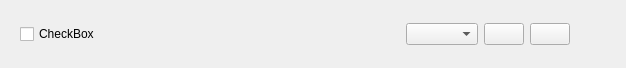
<?xml version="1.0" encoding="UTF-8"?>
<ui version="4.0">
 <class>clamdconfmultioption</class>
 <widget class="QWidget" name="clamdconfmultioption">
  <property name="geometry">
   <rect>
    <x>0</x>
    <y>0</y>
    <width>626</width>
    <height>68</height>
   </rect>
  </property>
  <property name="windowTitle">
   <string>Form</string>
  </property>
  <layout class="QHBoxLayout" name="horizontalLayout">
   <item>
    <widget class="QFrame" name="frame">
     <property name="frameShape">
      <enum>QFrame::NoFrame</enum>
     </property>
     <property name="frameShadow">
      <enum>QFrame::Raised</enum>
     </property>
     <layout class="QHBoxLayout" name="horizontalLayout_2">
      <item>
       <widget class="QCheckBox" name="checkBox">
        <property name="text">
         <string>CheckBox</string>
        </property>
       </widget>
      </item>
      <item>
       <spacer name="horizontalSpacer">
        <property name="orientation">
         <enum>Qt::Horizontal</enum>
        </property>
        <property name="sizeHint" stdset="0">
         <size>
          <width>307</width>
          <height>18</height>
         </size>
        </property>
       </spacer>
      </item>
      <item>
       <widget class="QComboBox" name="comboBox"/>
      </item>
      <item>
       <widget class="QPushButton" name="addPushButton">
        <property name="text">
         <string/>
        </property>
        <property name="icon">
         <iconset resource="../resources.qrc">
          <normaloff>:/icons/icons/add.png</normaloff>:/icons/icons/add.png</iconset>
        </property>
        <property name="iconSize">
         <size>
          <width>16</width>
          <height>16</height>
         </size>
        </property>
       </widget>
      </item>
      <item>
       <widget class="QPushButton" name="delPushButton">
        <property name="text">
         <string/>
        </property>
        <property name="icon">
         <iconset resource="../resources.qrc">
          <normaloff>:/icons/icons/trash-can.png</normaloff>:/icons/icons/trash-can.png</iconset>
        </property>
        <property name="iconSize">
         <size>
          <width>16</width>
          <height>16</height>
         </size>
        </property>
       </widget>
      </item>
      <item>
       <widget class="QLabel" name="label">
        <property name="minimumSize">
         <size>
          <width>30</width>
          <height>0</height>
         </size>
        </property>
        <property name="maximumSize">
         <size>
          <width>30</width>
          <height>16777215</height>
         </size>
        </property>
        <property name="text">
         <string/>
        </property>
       </widget>
      </item>
     </layout>
    </widget>
   </item>
  </layout>
 </widget>
 <resources>
  <include location="../resources.qrc"/>
 </resources>
 <connections>
  <connection>
   <sender>checkBox</sender>
   <signal>clicked()</signal>
   <receiver>clamdconfmultioption</receiver>
   <slot>slot_checkBoxClicked()</slot>
   <hints>
    <hint type="sourcelabel">
     <x>25</x>
     <y>37</y>
    </hint>
    <hint type="destinationlabel">
     <x>6</x>
     <y>54</y>
    </hint>
   </hints>
  </connection>
  <connection>
   <sender>addPushButton</sender>
   <signal>clicked()</signal>
   <receiver>clamdconfmultioption</receiver>
   <slot>slot_addButtonClicked()</slot>
   <hints>
    <hint type="sourcelabel">
     <x>432</x>
     <y>33</y>
    </hint>
    <hint type="destinationlabel">
     <x>422</x>
     <y>65</y>
    </hint>
   </hints>
  </connection>
  <connection>
   <sender>delPushButton</sender>
   <signal>clicked()</signal>
   <receiver>clamdconfmultioption</receiver>
   <slot>slot_delButtonClicked()</slot>
   <hints>
    <hint type="sourcelabel">
     <x>480</x>
     <y>38</y>
    </hint>
    <hint type="destinationlabel">
     <x>479</x>
     <y>65</y>
    </hint>
   </hints>
  </connection>
 </connections>
 <slots>
  <slot>slot_checkBoxClicked()</slot>
  <slot>slot_addButtonClicked()</slot>
  <slot>slot_delButtonClicked()</slot>
 </slots>
</ui>
